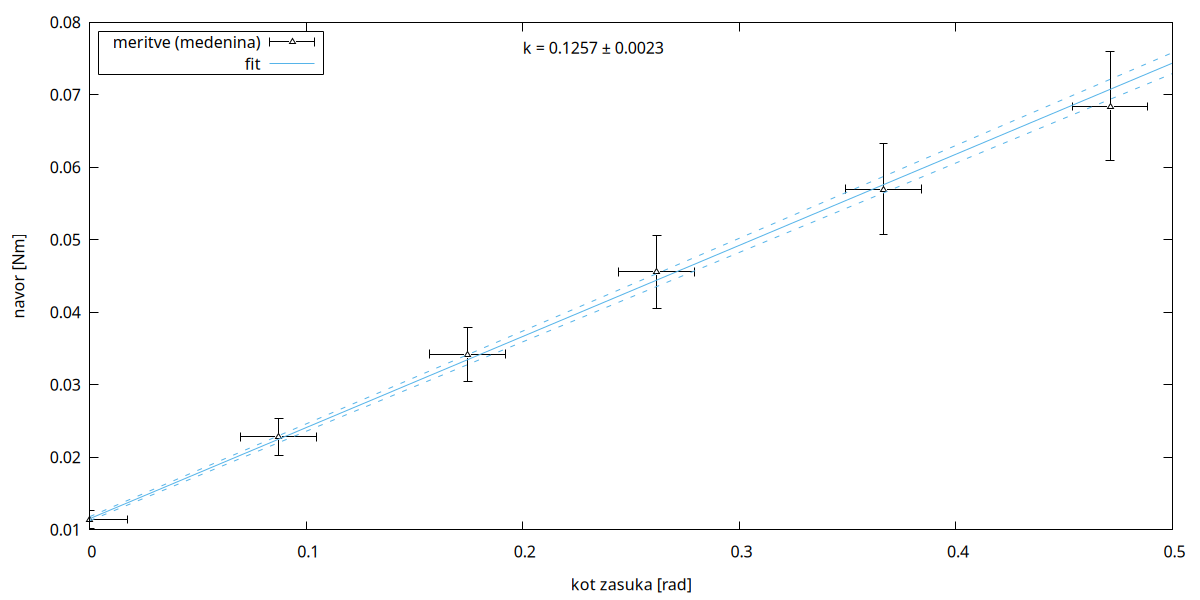

The gnuplot source for this figure:
#!/usr/bin/gnuplot
#
#    
#    	G N U P L O T
#    	Version 6.0 patchlevel 2    last modified 2024-12-19 
#    
#    	Copyright (C) 1986-1993, 1998, 2004, 2007-2024
#    	Thomas Williams, Colin Kelley and many others
#    
#    	gnuplot home:     http://www.gnuplot.info
#    	faq, bugs, etc:   type "help FAQ"
#    	immediate help:   type "help"  (plot window: hit 'h')
# set terminal qt 0 font "Sans,10"
# set output
unset clip points
set clip one
unset clip two
unset clip radial
set errorbars front 1.000000 
set border 31 front lt black linewidth 1.000 dashtype solid
set cornerpoles
set zdata 
set ydata 
set xdata 
set y2data 
set x2data 
set boxwidth
set boxdepth 0
set style fill  empty border
set style rectangle back fc  bgnd fillstyle   solid 1.00 border lt -1
set style circle radius graph 0.02 
set style ellipse size graph 0.05, 0.03 angle 0 units xy
set dummy x, y
set format x "% h" 
set format y "% h" 
set format x2 "% h" 
set format y2 "% h" 
set format z "% h" 
set format cb "% h" 
set format r "% h" 
set ttics format "% h"
set timefmt "%d/%m/%y,%H:%M"
set angles radians
set tics back
unset grid
unset raxis
set theta counterclockwise right
set style parallel front  lt black linewidth 2.000 dashtype solid
set key notitle
set key fixed left top vertical Right noreverse enhanced autotitle box lt black linewidth 1.000 dashtype solid
set key noinvert samplen 4 spacing 1 width 0 height 0
set key maxcolumns 0 maxrows 0
set key noopaque
unset label
set label 1 "k = 0.1257 \302\261 0.0023" at graph 0.4, 0.95, 0 left norotate back nopoint
unset arrow
unset style line
unset style arrow
set style histogram clustered gap 2 title textcolor lt -1
unset object
unset walls
set style textbox  transparent margins  1.0,  1.0 border  lt -1 linewidth  1.0
set offsets 0, 0, 0, 0
set pointsize 1
set pointintervalbox 1
set encoding default
unset parametric
unset polar
unset spiderplot
unset decimalsign
unset micro
unset minussign
set view 60, 30, 1, 1
set view azimuth 0
set rgbmax 255
set samples 100, 100
set isosamples 10, 10
set surface implicit
set surface
set mapping cartesian
set datafile separator whitespace
set datafile nocolumnheaders
unset hidden3d

unset contour
set cntrlabel  format '%8.3g' font '' start 5 interval 20
set cntrparam order 4
set cntrparam linear
set cntrparam levels 5
set cntrparam levels auto
set cntrparam firstlinetype 0 unsorted
set cntrparam points 5
set size ratio 0 1,1
set origin 0,0
set contourfill auto 5
set contourfill palette
set style data points
set style function lines
unset xzeroaxis
unset yzeroaxis
unset zzeroaxis
unset x2zeroaxis
unset y2zeroaxis
set xyplane relative 0.5
set tics scale  1, 0.5, 1, 1, 1
set mxtics default
set mytics default
set mztics default
set mx2tics default
set my2tics default
set mcbtics default
set mrtics default
set nomttics
set xtics border in scale 1,0.5 mirror norotate  autojustify
set xtics  norangelimit autofreq 
set ytics border in scale 1,0.5 mirror norotate  autojustify
set ytics  norangelimit autofreq 
set ztics border in scale 1,0.5 nomirror norotate  autojustify
set ztics  norangelimit autofreq 
unset x2tics
unset y2tics
set cbtics border in scale 1,0.5 mirror norotate  autojustify
set cbtics  norangelimit autofreq 
set rtics axis in scale 1,0.5 nomirror norotate  autojustify
set rtics  norangelimit autofreq 
unset ttics
set title "" 
set title  font "" textcolor lt -1 norotate
set timestamp bottom 
set timestamp "" 
set timestamp  font "" textcolor lt -1 norotate
set trange [ * : * ] noreverse nowriteback
set urange [ * : * ] noreverse nowriteback
set vrange [ * : * ] noreverse nowriteback
set xlabel "kot zasuka [rad]" 
set xlabel  font "" textcolor lt -1 norotate
set x2label "" 
set x2label  font "" textcolor lt -1 norotate
set xrange [ 0.00000 : 0.500000 ] noreverse writeback
set x2range [ * : * ] noreverse writeback
set ylabel "navor [Nm]" 
set ylabel  font "" textcolor lt -1 rotate
set y2label "" 
set y2label  font "" textcolor lt -1 rotate
set yrange [ * : * ] noreverse writeback
set y2range [ * : * ] noreverse writeback
set zlabel "" 
set zlabel  font "" textcolor lt -1 norotate
set zrange [ * : * ] noreverse writeback
set cblabel "" 
set cblabel  font "" textcolor lt -1 rotate
set cbrange [ * : * ] noreverse writeback
set rlabel "" 
set rlabel  font "" textcolor lt -1 norotate
set rrange [ * : * ] noreverse writeback
unset logscale
unset jitter
set zero 1e-08
set lmargin  -1
set bmargin  -1
set rmargin  -1
set tmargin  -1
set locale "en_US.UTF-8"
set pm3d explicit at s
set pm3d scansautomatic
set pm3d interpolate 1,1 flush begin noftriangles noborder corners2color mean
set pm3d clip z 
set pm3d nolighting
set palette positive nops_allcF maxcolors 0 gamma 1.5 color model RGB 
set palette rgbformulae 7, 5, 15
set colorbox default
set colorbox vertical origin screen 0.9, 0.2 size screen 0.05, 0.6 front  noinvert bdefault
set style boxplot candles range  1.50 outliers pt 7 separation 1 labels auto unsorted
set chi_shapes fraction 0.60
set loadpath 
set fontpath
set psdir
set fit brief errorvariables nocovariancevariables errorscaling prescale nowrap v5
f1(x) = a1*x+b1
f1_upper(x) = (a1 + a1_err)*x + (b1 + b1_err)
f1_lower(x) = (a1 - a1_err)*x + (b1 - b1_err)
GNUTERM = "qt"
I = {0.0, 1.0}
VoxelDistance = 0.0
GridDistance = 0.0
x = 0.0
a1 = 0.125669596970014
b1 = 0.011538164055719
FIT_ERROR = 0
FIT_CONVERGED = 1
FIT_NDF = 4
FIT_STDFIT = 0.23689302595492
FIT_WSSR = 0.224473222984313
FIT_P = 0.99415349951223
FIT_NITER = 5
a1_err = 0.00233166069570394
b1_err = 0.000277423803726501
## Last fit command: "fit f1(x) "medenina.csv" using 1:2:4 via a1,b1"
## Last datafile plotted: "medenina.csv"
## Last plot command
plot "medenina.csv" u 1:2:3:4 w xyerrorbars title "meritve (medenina)" lt 8, f1(x) title "fit" lt 3, f1_upper(x) notitle lt 3 dashtype 2, f1_lower(x) notitle lt 3 dashtype 2
#    EOF
